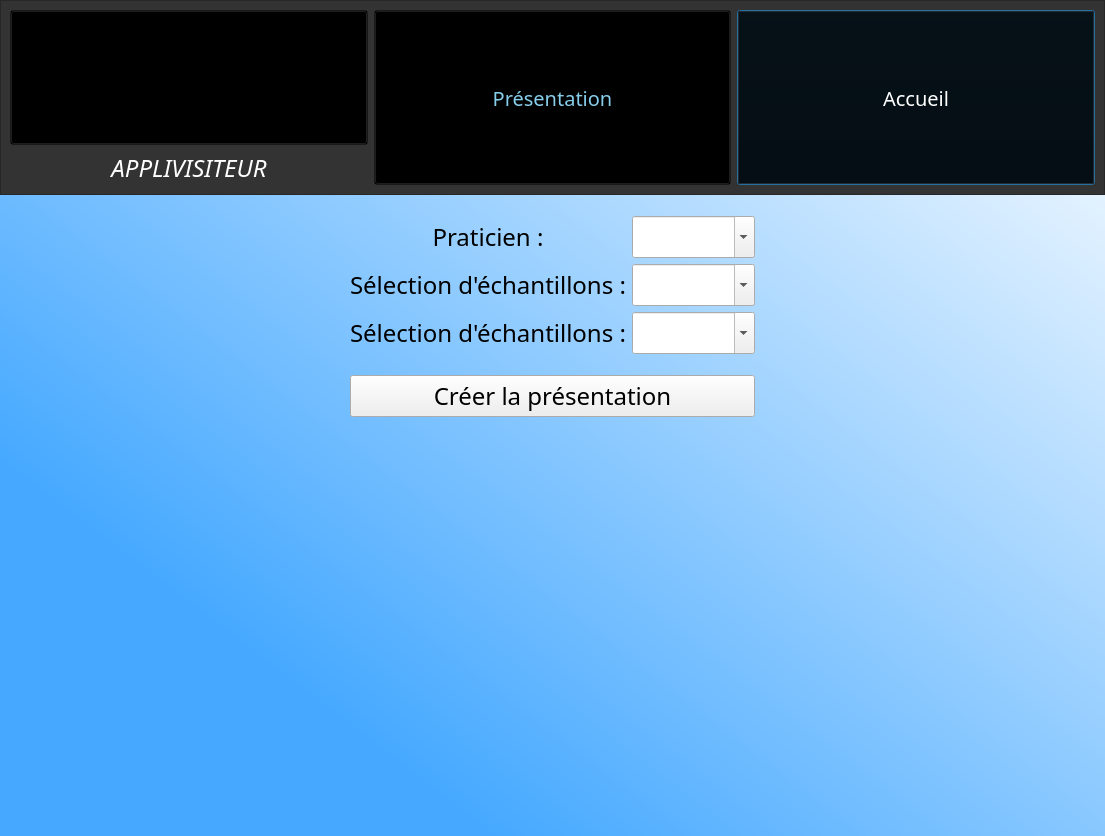
<?xml version="1.0" encoding="UTF-8"?>
<ui version="4.0">
 <class>Dialog</class>
 <widget class="QDialog" name="Dialog">
  <property name="geometry">
   <rect>
    <x>0</x>
    <y>0</y>
    <width>1105</width>
    <height>836</height>
   </rect>
  </property>
  <property name="windowTitle">
   <string>Dialog</string>
  </property>
  <property name="styleSheet">
   <string notr="true">*{
font-family: century gothic;
font-size: 24px;
}

QDialog
{
background-color: qlineargradient(spread:pad, x1:0.221, y1:0.772909, x2:1, y2:0, stop:0 rgba(70, 169, 255, 255), stop:1 rgba(255, 255, 255, 255))
}

#NavBar
{
background-color: #333;
}

QLabel
{
color:white;
background: transparent;
font-family: Lemon Milk;
font-style: italic;
}

#AccueilBouton
{
background: transparent;
color: white;
font-style: normal;
font-size: 20px;
font-family: Lemon Milk;
}

#Logo
{
background: transparent;
}

#SaisieRapportBouton
{
background: transparent;
color: skyblue;
font-style: normal;
font-size: 20px;
font-family: Lemon Milk;
}

#selectionPraticiens{
background: white;
color: black;
border-radius: 10px;
}

#dateRapport{
background: white;
color: black;
border-radius: 10px;
}

#motif{
background: white;
color: black;
border-radius: 10px;
}

#bilan{
background: white;
color: black;
border-radius: 10px;
}

#selectionMedicamentNom{
background: white;
color: black;
border-radius: 10px;
}

#selectionMedicamentQuantite{
background: white;
color: black;
border-radius: 10px;
}

#boutonAjouterMedicament{
background: white;
color: black;
border-radius: 10px;
}

#tableauOffreMedicaments{
background: white;
color: black;
border-radius: 10px;
}

#NavBar
{
background-color: #333;
}

#PraticienLabel
{
color:black;
font-family: Lemon Milk;
font-style: normal;
}

#DateRapportLabel
{
color:black;
font-family: Lemon Milk;
font-style: normal;
}

#BilanLabel
{
color:black;
font-family: Lemon Milk;
font-style: normal;
}

#SelectionEchantillonsLabel
{
color:black;
font-family: Lemon Milk;
font-style: normal;
}

#SelectionEchantillonsLabel_2
{
color:black;
font-family: Lemon Milk;
font-style: normal;
}

#boutonFormulaire
{
background:white;
color:black;
font-family: Lemon Milk;
font-style: normal;
}


#NombreEchantillonsLabel
{
color:black;
font-family: Lemon Milk;
font-style: normal;
}

#MotifLabel
{
color:black;
font-family: Lemon Milk;
font-style: normal;
}

#boutonFormulaire{
background: white;
color: black;
border-radius: 10px;
}

</string>
  </property>
  <layout class="QGridLayout" name="gridLayout">
   <property name="leftMargin">
    <number>0</number>
   </property>
   <property name="topMargin">
    <number>0</number>
   </property>
   <property name="rightMargin">
    <number>0</number>
   </property>
   <property name="bottomMargin">
    <number>0</number>
   </property>
   <item row="0" column="0">
    <layout class="QVBoxLayout" name="tout">
     <item>
      <widget class="QFrame" name="NavBar">
       <property name="sizePolicy">
        <sizepolicy hsizetype="Preferred" vsizetype="Minimum">
         <horstretch>0</horstretch>
         <verstretch>0</verstretch>
        </sizepolicy>
       </property>
       <property name="frameShape">
        <enum>QFrame::StyledPanel</enum>
       </property>
       <property name="frameShadow">
        <enum>QFrame::Raised</enum>
       </property>
       <layout class="QHBoxLayout" name="horizontalLayout">
        <item>
         <layout class="QVBoxLayout" name="verticalLayout_2">
          <property name="sizeConstraint">
           <enum>QLayout::SetMinimumSize</enum>
          </property>
          <item>
           <widget class="QToolButton" name="Logo">
            <property name="enabled">
             <bool>true</bool>
            </property>
            <property name="sizePolicy">
             <sizepolicy hsizetype="Preferred" vsizetype="Minimum">
              <horstretch>0</horstretch>
              <verstretch>0</verstretch>
             </sizepolicy>
            </property>
            <property name="text">
             <string/>
            </property>
            <property name="icon">
             <iconset>
              <normaloff>qrc/image/logogsb.png</normaloff>qrc/image/logogsb.png</iconset>
            </property>
            <property name="iconSize">
             <size>
              <width>128</width>
              <height>128</height>
             </size>
            </property>
            <property name="toolButtonStyle">
             <enum>Qt::ToolButtonIconOnly</enum>
            </property>
           </widget>
          </item>
          <item>
           <widget class="QLabel" name="LogoNom">
            <property name="sizePolicy">
             <sizepolicy hsizetype="Preferred" vsizetype="Minimum">
              <horstretch>0</horstretch>
              <verstretch>0</verstretch>
             </sizepolicy>
            </property>
            <property name="text">
             <string>APPLIVISITEUR</string>
            </property>
            <property name="alignment">
             <set>Qt::AlignCenter</set>
            </property>
           </widget>
          </item>
         </layout>
        </item>
        <item>
         <widget class="QPushButton" name="SaisieRapportBouton">
          <property name="enabled">
           <bool>true</bool>
          </property>
          <property name="sizePolicy">
           <sizepolicy hsizetype="Minimum" vsizetype="Minimum">
            <horstretch>0</horstretch>
            <verstretch>0</verstretch>
           </sizepolicy>
          </property>
          <property name="mouseTracking">
           <bool>false</bool>
          </property>
          <property name="text">
           <string>Présentation</string>
          </property>
          <property name="checkable">
           <bool>false</bool>
          </property>
          <property name="autoDefault">
           <bool>false</bool>
          </property>
         </widget>
        </item>
        <item>
         <widget class="QPushButton" name="AccueilBouton">
          <property name="sizePolicy">
           <sizepolicy hsizetype="Minimum" vsizetype="Minimum">
            <horstretch>0</horstretch>
            <verstretch>0</verstretch>
           </sizepolicy>
          </property>
          <property name="mouseTracking">
           <bool>false</bool>
          </property>
          <property name="text">
           <string>Accueil</string>
          </property>
         </widget>
        </item>
       </layout>
      </widget>
     </item>
     <item>
      <layout class="QHBoxLayout" name="horizontalLayout_2">
       <item>
        <spacer name="horizontalSpacer_4">
         <property name="orientation">
          <enum>Qt::Horizontal</enum>
         </property>
         <property name="sizeType">
          <enum>QSizePolicy::Fixed</enum>
         </property>
         <property name="sizeHint" stdset="0">
          <size>
           <width>350</width>
           <height>20</height>
          </size>
         </property>
        </spacer>
       </item>
       <item>
        <layout class="QVBoxLayout" name="verticalLayout">
         <item>
          <spacer name="verticalSpacer_7">
           <property name="orientation">
            <enum>Qt::Vertical</enum>
           </property>
           <property name="sizeType">
            <enum>QSizePolicy::Fixed</enum>
           </property>
           <property name="sizeHint" stdset="0">
            <size>
             <width>20</width>
             <height>15</height>
            </size>
           </property>
          </spacer>
         </item>
         <item>
          <layout class="QGridLayout" name="gridLayout_4">
           <item row="0" column="0">
            <widget class="QLabel" name="PraticienLabel">
             <property name="text">
              <string>Praticien :</string>
             </property>
             <property name="alignment">
              <set>Qt::AlignCenter</set>
             </property>
            </widget>
           </item>
           <item row="0" column="1">
            <widget class="QComboBox" name="SelectionPraticiens">
             <property name="inputMethodHints">
              <set>Qt::ImhNone</set>
             </property>
             <property name="editable">
              <bool>true</bool>
             </property>
            </widget>
           </item>
           <item row="1" column="0">
            <widget class="QLabel" name="SelectionEchantillonsLabel">
             <property name="text">
              <string>Sélection d'échantillons :</string>
             </property>
             <property name="alignment">
              <set>Qt::AlignCenter</set>
             </property>
            </widget>
           </item>
           <item row="1" column="1">
            <widget class="QComboBox" name="SelectionMedicamentNom">
             <property name="sizePolicy">
              <sizepolicy hsizetype="Fixed" vsizetype="Fixed">
               <horstretch>0</horstretch>
               <verstretch>0</verstretch>
              </sizepolicy>
             </property>
             <property name="maximumSize">
              <size>
               <width>400</width>
               <height>16777215</height>
              </size>
             </property>
             <property name="editable">
              <bool>true</bool>
             </property>
             <property name="currentText">
              <string extracomment="oui"/>
             </property>
            </widget>
           </item>
           <item row="2" column="0">
            <widget class="QLabel" name="SelectionEchantillonsLabel_2">
             <property name="text">
              <string>Sélection d'échantillons :</string>
             </property>
             <property name="alignment">
              <set>Qt::AlignCenter</set>
             </property>
            </widget>
           </item>
           <item row="2" column="1">
            <widget class="QComboBox" name="SelectionMedicamentNom_2">
             <property name="sizePolicy">
              <sizepolicy hsizetype="Fixed" vsizetype="Fixed">
               <horstretch>0</horstretch>
               <verstretch>0</verstretch>
              </sizepolicy>
             </property>
             <property name="maximumSize">
              <size>
               <width>400</width>
               <height>16777215</height>
              </size>
             </property>
             <property name="editable">
              <bool>true</bool>
             </property>
             <property name="currentText">
              <string extracomment="oui"/>
             </property>
            </widget>
           </item>
          </layout>
         </item>
         <item>
          <spacer name="verticalSpacer_5">
           <property name="orientation">
            <enum>Qt::Vertical</enum>
           </property>
           <property name="sizeType">
            <enum>QSizePolicy::Fixed</enum>
           </property>
           <property name="sizeHint" stdset="0">
            <size>
             <width>20</width>
             <height>15</height>
            </size>
           </property>
          </spacer>
         </item>
         <item>
          <widget class="QPushButton" name="BoutonFormulaire">
           <property name="maximumSize">
            <size>
             <width>16777215</width>
             <height>100</height>
            </size>
           </property>
           <property name="text">
            <string>Créer la présentation</string>
           </property>
           <property name="autoDefault">
            <bool>true</bool>
           </property>
          </widget>
         </item>
         <item>
          <spacer name="verticalSpacer_6">
           <property name="orientation">
            <enum>Qt::Vertical</enum>
           </property>
           <property name="sizeType">
            <enum>QSizePolicy::Expanding</enum>
           </property>
           <property name="sizeHint" stdset="0">
            <size>
             <width>20</width>
             <height>15</height>
            </size>
           </property>
          </spacer>
         </item>
        </layout>
       </item>
       <item>
        <spacer name="horizontalSpacer_3">
         <property name="orientation">
          <enum>Qt::Horizontal</enum>
         </property>
         <property name="sizeType">
          <enum>QSizePolicy::Fixed</enum>
         </property>
         <property name="sizeHint" stdset="0">
          <size>
           <width>350</width>
           <height>20</height>
          </size>
         </property>
        </spacer>
       </item>
      </layout>
     </item>
    </layout>
   </item>
  </layout>
 </widget>
 <resources/>
 <connections/>
</ui>
